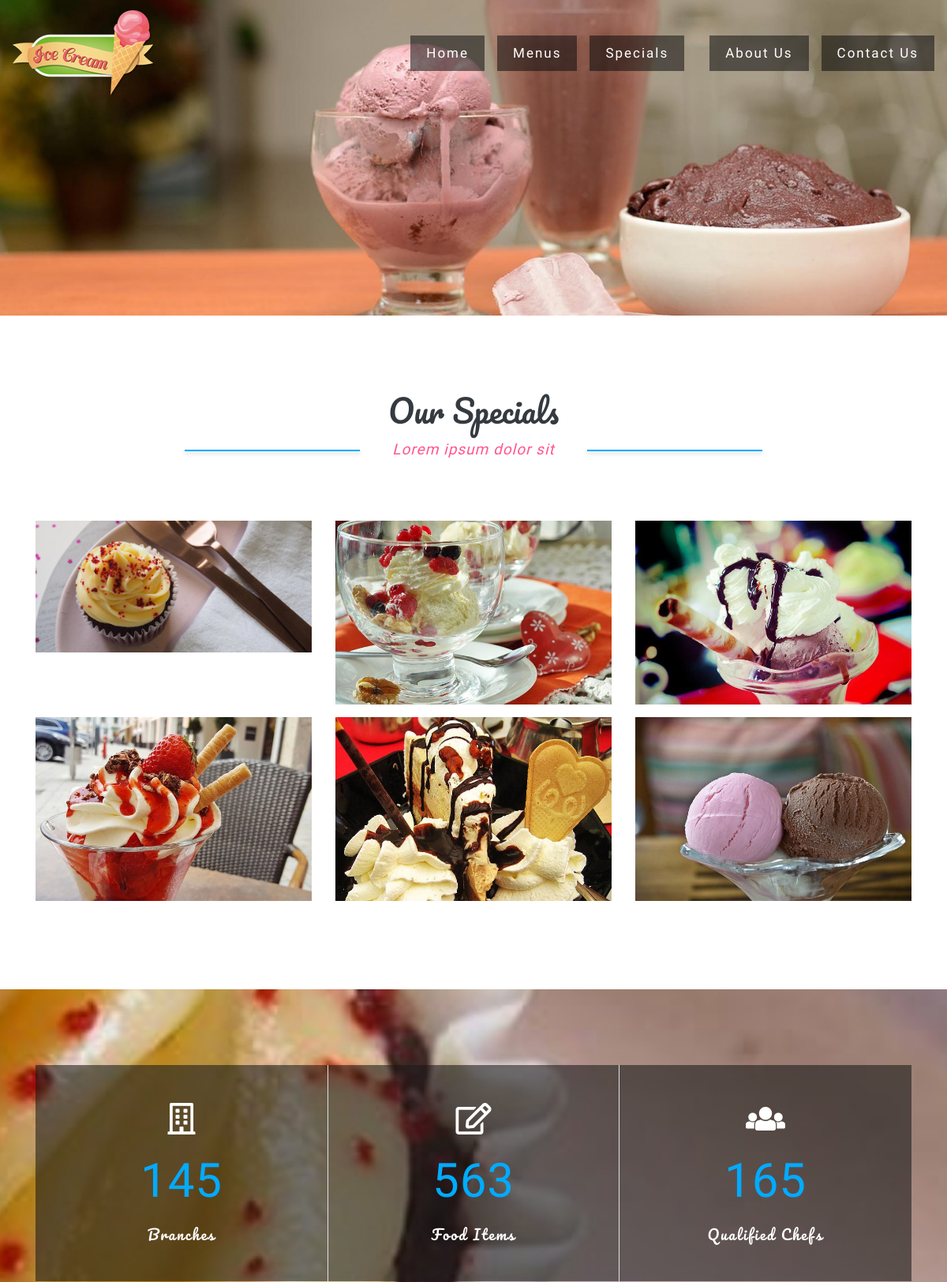
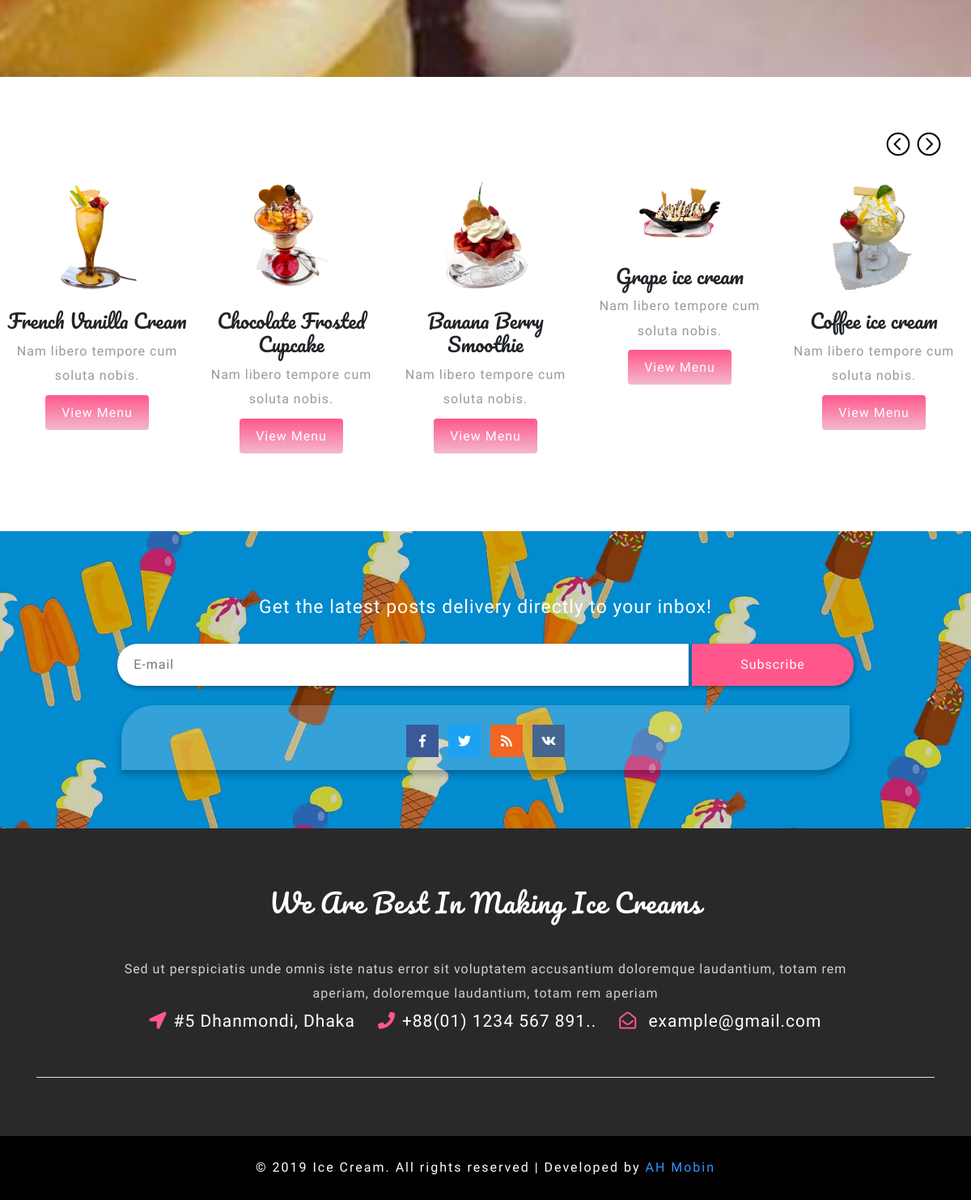
Page /specials.php on the committed database (2 pictures, top to bottom).
### tables this page shows
CREATE TABLE IF NOT EXISTS `galleries` (
  `gl_img_id` int(11) NOT NULL,
  `gl_img_heading` varchar(255) NOT NULL,
  `gl_img_desc` text NOT NULL,
  `gl_img_name` varchar(100) NOT NULL
);

CREATE TABLE IF NOT EXISTS `menus` (
  `menu_id` int(11) NOT NULL,
  `menu_category` varchar(255) NOT NULL,
  `menu_name` varchar(255) NOT NULL,
  `menu_desc` varchar(255) NOT NULL,
  `menu_price` int(100) NOT NULL,
  `menu_img` varchar(250) NOT NULL
);

CREATE TABLE IF NOT EXISTS `footers` (
  `foo_id` int(11) NOT NULL,
  `foo_heading` varchar(255) NOT NULL,
  `foo_desc` varchar(255) NOT NULL,
  `foo_location` varchar(255) NOT NULL,
  `foo_phone` varchar(100) NOT NULL,
  `foo_email` varchar(255) NOT NULL,
  `foo_copyright` varchar(100) NOT NULL,
  `foo_devname` varchar(255) NOT NULL,
  `foo_devlink` varchar(255) NOT NULL
);

### specials.php (the view, shortened to what this page needs)
<?php
require 'header.php';
require 'database/config.db.php';
$selectGalleryImg = "SELECT * FROM galleries";
$galleryResult = mysqli_query($connect, $selectGalleryImg);
$selectMenus = "SELECT * FROM menus";
$selectMenusReslut = mysqli_query($connect, $selectMenus);
 ?>
	<div class="banner-2">
	</div>
	<section class="gallery py-5">
		<div class="container py-xl-5 py-lg-3">
			<div class="title-heading text-center mb-sm-5 mb-4">
				<h3 class="title text-capitalize text-dark">Our Specials</h3>
				<p class="title-text font-weight-light font-italic mt-2"> Lorem ipsum dolor sit </p>
			</div>
			<div class="inner-sec pt-md-4">
				<div class="row proj_gallery_grid">
        <?php foreach ($galleryResult as $value) { ?>
					<div class="col-sm-4 section_1_gallery_grid mb-3">
						<a href="admin/uploads/images/icecream/<?php echo $value['gl_img_name'] ?>">
							<div class="section_1_gallery_grid1">
								<img src="admin/uploads/images/icecream/<?php echo $value['gl_img_name'] ?>" alt=" " class="img-fluid" />
							</div>
						</a>
					</div>
        <?php } ?>
				</div>
			</div>
		</div>
	</section>
	<section class="stats_test py-5">
		<div class="container py-xl-5 py-lg-3">
			<div class="d-flex inner_stat_wthree_agileits text-center">
				<div class="col-sm-4 py-5 stats_left counter_grid">
					<i class="far fa-building"></i>
					<p class="counter">145</p>
					<h4>Branches</h4>
				</div>
				<div class="col-sm-4 py-5 stats_left counter_grid2 border-left border-right">
					<i class="far fa-edit"></i>
					<p class="counter">563</p>
					<h4>Food Items</h4>
				</div>
				<div class="col-sm-4 py-5 stats_left counter_grid1">
					<i class="fas fa-users"></i>
					<p class="counter">165</p>
					<h4>Qualified Chefs</h4>
				</div>
			</div>
		</div>
	</section>
  	<div class="projects py-5">
  		<div class="projects-grids py-xl-5 py-lg-3">
  			<div class="sreen-gallery-cursual">
  				<ul id="flexiselDemo1">
  					<?php foreach($selectMenusReslut as $value){ ?>
  					<li>
  						<div class="item">
  							<div class="projects-agile-grid-info text-center">
  								<img src="admin/uploads/images/menus/<?php echo $value['menu_img'] ?>" alt="" class="img-fluid" height="80" width="120"/>
  								<div class="projects-grid-caption text-center mt-4">
  									<h4><?php echo $value['menu_name'] ?></h4>
  									<p class="my-2"><?php echo $value['menu_desc'] ?></p>
  									<a href="menu.php">View Menu</a>
  								</div>
  							</div>
  						</div>
  					</li>
  					<?php } ?>
  				</ul>
  			</div>
  		</div>
  	</div>
<?php
require 'footer.php';
?>

### header.php (shortened to what this page needs)
<!DOCTYPE html>
<html lang="zxx">
<head>
	<link rel="stylesheet" href="css/bootstrap.css">
	<link href="css/pogo-slider.min.css" rel="stylesheet" type="text/css" media="all" />
	<link rel="stylesheet" href="css/owl.carousel.min.css" type="text/css" media="all" />
	<link rel="stylesheet" href="css/owl.theme.default.min.css" type="text/css" media="all" />
	<link rel="stylesheet" href="css/flexslider.css" type="text/css" media="screen" property="" />
	<link rel="stylesheet" href="css/style.css" type="text/css" media="all" />
	<link rel="stylesheet" href="css/fontawesome-all.css">
</head>
<body>
	<div class="header sticky">
		<nav class="navbar navbar-expand-lg navbar-light bg-light">
			<h1>
				<a class="navbar-brand" href="index.php">
					<img src="images/logo.png" alt=" " class="img-fluid">
				</a>
			</h1>
			<div class="collapse navbar-collapse" id="navbarSupportedContent">
				<ul class="navbar-nav ml-auto">
					<li class="nav-item">
						<a class="nav-link" href="index.php">Home
						</a>
					</li>
					<li class="nav-item mx-lg-3">
						<a class="nav-link" href="menu.php">Menus</a>
					</li>
          <li class="nav-item mr-lg-3">
            <a class="nav-link" href="specials.php">Specials</a>
          </li>
          <li class="nav-item mx-lg-3">
            <a class="nav-link" href="about.php">About Us</a>
          </li>
					<li class="nav-item">
						<a class="nav-link" href="contact.php">Contact Us</a>
					</li>
				</ul>
			</div>
		</nav>
	</div>

### footer.php (shortened to what this page needs)
<div class="footer-top py-4 text-center">
	<div class="container py-xl-5 py-lg-3">
		<div class="agile-newsletter">
			<p class="text-white">Get the latest posts delivery directly to your inbox!</p>
			<form action="admin/inc/subscribed.php" method="post" class="my-4">
				<input type="email" placeholder="E-mail" name="s_email" required="">
				<input type="submit" name="sub_mit" value="Subscribe">
			</form>
		</div>
		<div class="footercopy-social py-3">
			<ul>
				<li>
					<a href="#">
						<span class="fab fa-facebook-f"></span>
					</a>
				</li>
				<li class="mx-2">
					<a href="#">
						<span class="fab fa-twitter"></span>
					</a>
				</li>
				<li>
					<a href="#">
						<span class="fas fa-rss"></span>
					</a>
				</li>
				<li class="ml-2">
					<a href="#">
						<span class="fab fa-vk"></span>
					</a>
				</li>
			</ul>
		</div>
	</div>
</div>
<?php
require 'database/config.db.php';
$footer = "SELECT * FROM footers";
$footerResult = mysqli_query($connect, $footer);
$footerAssoc = mysqli_fetch_assoc($footerResult);
?>
	<div class="mkl_footer text-center py-4">
		<div class="container py-xl-5 py-4">
			<div class="mkls_footer_grid">
				<h2 class="text-white text-capitalize mb-5"><?php echo $footerAssoc['foo_heading'] ?></h2>
				<p><?php echo $footerAssoc['foo_desc'] ?></p>
			</div>
			<div class="contact-left-footer border-bottom pb-sm-5 pb-4">
				<ul>
					<li>
						<p class="text-white">
							<i class="fas fa-location-arrow mr-2"></i><?php echo $footerAssoc['foo_location'] ?></p>
					</li>
					<li class="mx-4">
						<p class="text-white">
							<i class="fas fa-phone mr-2"></i><?php echo $footerAssoc['foo_phone'] ?>.</p>
					</li>
					<li>
						<p class="text-white">
							<i class="far fa-envelope-open mr-2"></i>
							<a href="mailto:<?php echo $footerAssoc['foo_email'] ?>" class="text-white"><?php echo $footerAssoc['foo_email'] ?></a>
						</p>
					</li>
				</ul>
			</div>
		</div>
	</div>
	<div class="w3l-copy text-center py-4">
		<p class="text-white">© <?php echo $footerAssoc['foo_copyright'] ?>
			<a href="<?php echo $footerAssoc['foo_devlink'] ?>"><?php echo $footerAssoc['foo_devname'] ?></a>
		</p>
	</div>
</body>
</html>

### rows in the picture
galleries: gl_img_name (picture)
galleries: gl_img_name (picture)
galleries: gl_img_name (picture)
galleries: gl_img_name (picture)
galleries: gl_img_name (picture)
galleries: gl_img_name (picture)
menus: menu_img (picture), menu_name "French Vanilla Cream", menu_desc "Nam libero tempore cum soluta nobis."
menus: menu_img (picture), menu_name "Chocolate Frosted Cupcake", menu_desc "Nam libero tempore cum soluta nobis."
menus: menu_img (picture), menu_name "Banana Berry Smoothie", menu_desc "Nam libero tempore cum soluta nobis."
menus: menu_img (picture), menu_name "Grape ice cream", menu_desc "Nam libero tempore cum soluta nobis."
menus: menu_img (picture), menu_name "Coffee ice cream", menu_desc "Nam libero tempore cum soluta nobis."
footers: foo_heading "We Are Best In Making Ice Creams", foo_desc "Sed ut perspiciatis unde omnis iste natus error sit voluptatem accusantium doloremque laudantium, totam rem aperiam, doloremque laudantium, totam rem aperiam", foo_location "#5 Dhanmondi, Dhaka", foo_phone "+88(01) 1234 567 891.", foo_email "example@gmail.com", foo_copyright "2019 Ice Cream. All rights reserved | Developed by", foo_devname "AH Mobin"
